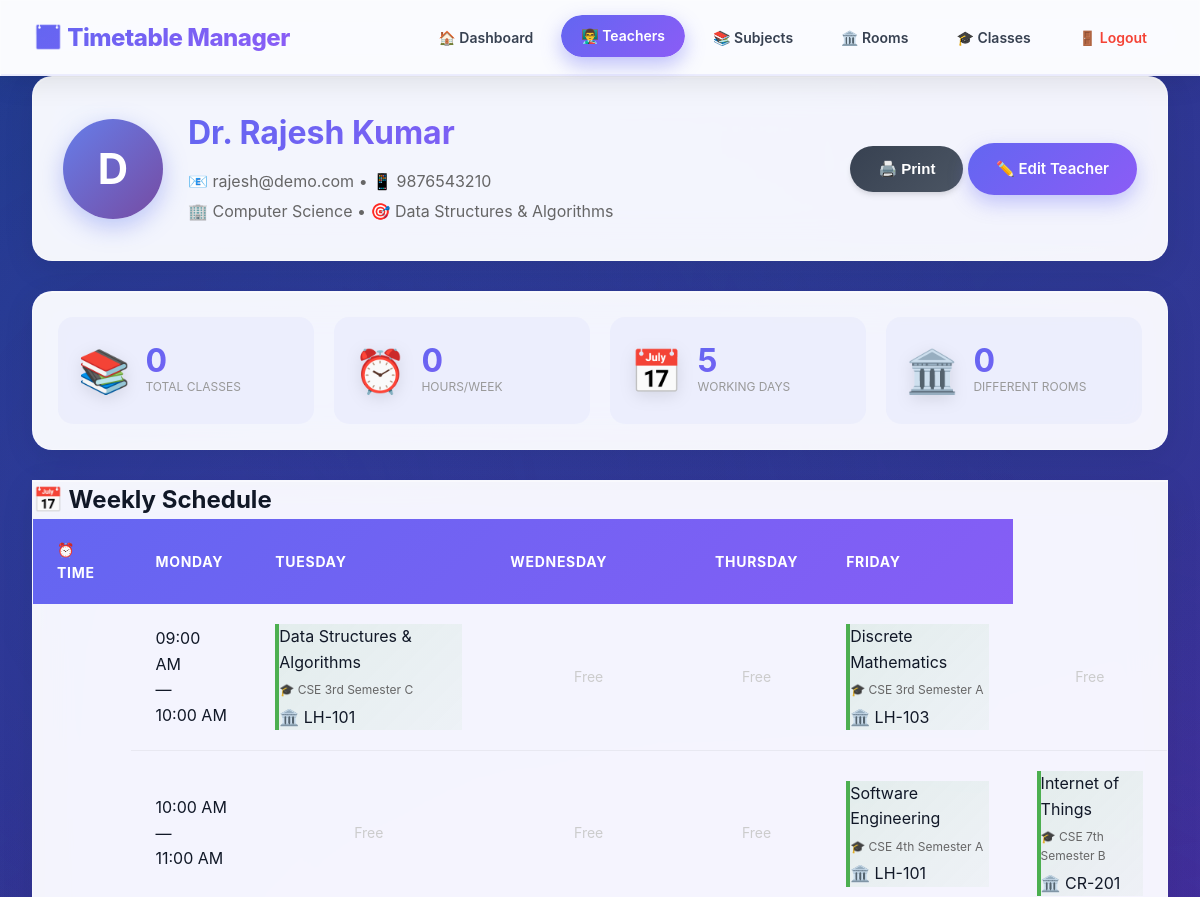
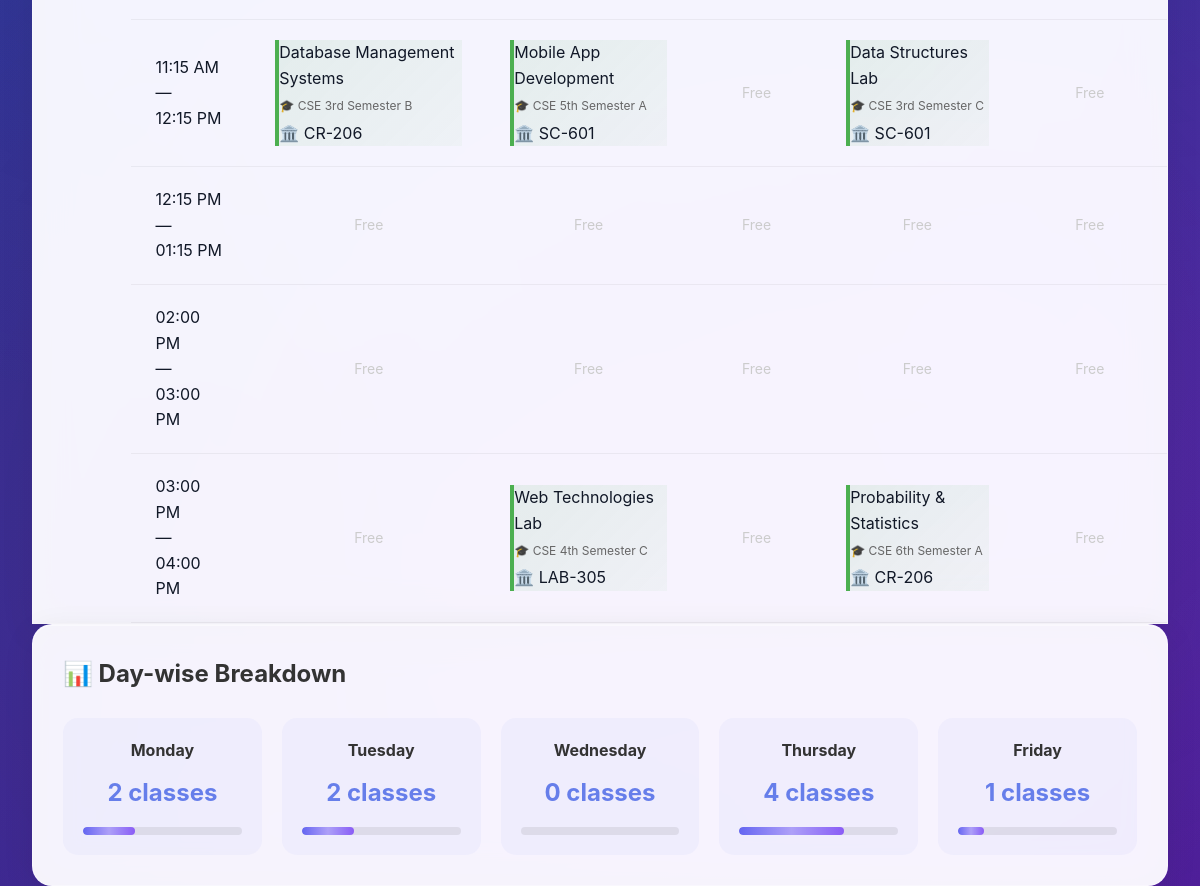
/teacher-timetable/1 (signed in), run on the app's committed database (2 pictures, top to bottom).
### tables this page shows
CREATE TABLE teachers (
            id INTEGER PRIMARY KEY AUTOINCREMENT,
            name TEXT NOT NULL,
            email TEXT,
            phone TEXT,
            department TEXT,
            specialization TEXT,
            max_hours_per_day INTEGER DEFAULT 6,
            max_hours_per_week INTEGER DEFAULT 30,
            preferred_days TEXT,
            user_id INTEGER NOT NULL,
            created_at TIMESTAMP DEFAULT CURRENT_TIMESTAMP,
            FOREIGN KEY (user_id) REFERENCES users (id)
        );

CREATE TABLE subjects (
            id INTEGER PRIMARY KEY AUTOINCREMENT,
            name TEXT NOT NULL,
            code TEXT NOT NULL,
            department TEXT,
            credits INTEGER,
            hours_per_week INTEGER,
            theory_practical TEXT,
            user_id INTEGER NOT NULL,
            created_at TIMESTAMP DEFAULT CURRENT_TIMESTAMP,
            FOREIGN KEY (user_id) REFERENCES users (id)
        );

CREATE TABLE classes (
            id INTEGER PRIMARY KEY AUTOINCREMENT,
            name TEXT NOT NULL,
            semester TEXT,
            department TEXT,
            num_students INTEGER,
            user_id INTEGER NOT NULL,
            created_at TIMESTAMP DEFAULT CURRENT_TIMESTAMP,
            FOREIGN KEY (user_id) REFERENCES users (id)
        );

CREATE TABLE rooms (
            id INTEGER PRIMARY KEY AUTOINCREMENT,
            name TEXT NOT NULL,
            room_number TEXT NOT NULL,
            capacity INTEGER,
            room_type TEXT,
            has_projector INTEGER DEFAULT 0,
            has_lab_equipment INTEGER DEFAULT 0,
            user_id INTEGER NOT NULL,
            created_at TIMESTAMP DEFAULT CURRENT_TIMESTAMP,
            FOREIGN KEY (user_id) REFERENCES users (id)
        );

### app.py (the view)
@app.route('/teacher-timetable/<int:teacher_id>')
@login_required
def teacher_timetable(teacher_id):
    conn = get_db_connection()
    teacher = conn.execute('SELECT * FROM teachers WHERE id=? AND user_id=?',
                          (teacher_id, session['user_id'])).fetchone()
    entries = conn.execute('''
        SELECT
            te.*,
            s.name as subject_name,
            c.name as class_name,
            r.room_number,
            ts.day, ts.start_time, ts.end_time, ts.slot_number
        FROM timetable_entries te
        JOIN subjects s ON te.subject_id = s.id
        JOIN classes c ON te.class_id = c.id
        JOIN rooms r ON te.room_id = r.id
        JOIN time_slots ts ON te.time_slot_id = ts.id
        WHERE te.teacher_id = ? AND te.user_id = ?
        ORDER BY ts.slot_number
    ''', (teacher_id, session['user_id'])).fetchall()
    days = ['Monday', 'Tuesday', 'Wednesday', 'Thursday', 'Friday']
    time_slots = conn.execute('''
        SELECT DISTINCT start_time, end_time, slot_number
        FROM time_slots WHERE user_id=?
        ORDER BY slot_number
    ''', (session['user_id'],)).fetchall()
    timetable_grid = {}
    for day in days:
        timetable_grid[day] = {}
        for slot in time_slots:
            timetable_grid[day][slot['slot_number']] = None
    for entry in entries:
        timetable_grid[entry['day']][entry['slot_number']] = entry
    conn.close()
    return render_template('teacher_timetable.html',
                         teacher=teacher,
                         timetable_grid=timetable_grid,
                         days=days,
                         time_slots=time_slots)

### app.py (called while the page is built)
def login_required(f):
    @wraps(f)
    def decorated_function(*args, **kwargs):
        if 'user_id' not in session:
            flash('Please login to access this page.', 'warning')
            return redirect(url_for('login'))
        return f(*args, **kwargs)
    return decorated_function

### database.py (called while the page is built)
def get_db_connection():
    conn = sqlite3.connect(DATABASE)
    conn.row_factory = sqlite3.Row
    return conn

### templates/teacher_timetable.html (shortened to what this page needs)
<!DOCTYPE html>
<html lang="en">
<head>
    <link rel="stylesheet" href="{{ url_for('static', filename='css/style.css') }}">
</head>
<body>
    <nav class="navbar glass">
        <div class="nav-brand gradient-text">📅 Timetable Manager</div>
        <div class="nav-links">
            <a href="{{ url_for('dashboard') }}">🏠 Dashboard</a>
            <a href="{{ url_for('teachers') }}" class="active">👨‍🏫 Teachers</a>
            <a href="{{ url_for('subjects') }}">📚 Subjects</a>
            <a href="{{ url_for('rooms') }}">🏛️ Rooms</a>
            <a href="{{ url_for('classes') }}">🎓 Classes</a>
            <a href="{{ url_for('logout') }}" style="color: #f44336;">🚪 Logout</a>
        </div>
    </nav>
    <div class="container">
        <div class="teacher-header glass fade-in-up">
            <div class="teacher-info-header">
                <div class="teacher-avatar">{{ teacher['name'][0] }}</div>
                <div class="teacher-details">
                    <h1 class="gradient-text">{{ teacher['name'] }}</h1>
                    <p>📧 {{ teacher['email'] or 'No email' }} • 📱 {{ teacher['phone'] or 'No phone' }}</p>
                    <p>🏢 {{ teacher['department'] }} • 🎯 {{ teacher['specialization'] }}</p>
                </div>
            </div>
            <div class="header-actions">
                <button onclick="window.print()" class="btn btn-secondary">
                    🖨️ Print
                </button>
                <a href="{{ url_for('edit_teacher', id=teacher['id']) }}" class="btn btn-primary glow-on-hover">
                    ✏️ Edit Teacher
                </a>
            </div>
        </div>
        <div class="week-stats glass fade-in-up" style="animation-delay: 0.2s;">
            <div class="stat-item">
                <div class="stat-icon">📚</div>
                <div class="stat-content">
                    <div class="stat-value">{{ entries|length }}</div>
                    <div class="stat-label">Total Classes</div>
                </div>
            </div>
            <div class="stat-item">
                <div class="stat-icon">⏰</div>
                <div class="stat-content">
                    <div class="stat-value">{{ entries|length }}</div>
                    <div class="stat-label">Hours/Week</div>
                </div>
            </div>
            <div class="stat-item">
                <div class="stat-icon">📅</div>
                <div class="stat-content">
                    <div class="stat-value">{{ days|length }}</div>
                    <div class="stat-label">Working Days</div>
                </div>
            </div>
            <div class="stat-item">
                <div class="stat-icon">🏛️</div>
                <div class="stat-content">
                    <div class="stat-value">{{ entries|map(attribute='room_number')|unique|list|length }}</div>
                    <div class="stat-label">Different Rooms</div>
                </div>
            </div>
        </div>
        <div class="timetable-card glass fade-in-up" style="animation-delay: 0.3s;">
            <h2>📅 Weekly Schedule</h2>
            <div class="timetable-grid">
                <table class="timetable-table">
                    <thead>
                        <tr>
                            <th class="time-col">⏰ Time</th>
                            {% for day in days %}
                            <th class="day-col">{{ day }}</th>
                            {% endfor %}
                        </tr>
                    </thead>
                    <tbody>
                        {% for slot in time_slots %}
                        <tr>
                            <td class="time-slot">
                                <div class="time-range">
                                    <div>{{ slot['start_time'] }}</div>
                                    <div class="time-divider">—</div>
                                    <div>{{ slot['end_time'] }}</div>
                                </div>
                            </td>
                            {% for day in days %}
                            <td class="class-cell">
                                {% set entry = timetable_grid[day][slot['slot_number']] %}
                                {% if entry %}
                                <div class="class-entry teacher-entry zoom-hover">
                                    <div class="subject-name">{{ entry['subject_name'] }}</div>
                                    <div class="class-name">🎓 {{ entry['class_name'] }}</div>
                                    <div class="room-info">🏛️ {{ entry['room_number'] }}</div>
                                </div>
                                {% else %}
                                <div class="free-slot">Free</div>
                                {% endif %}
                            </td>
                            {% endfor %}
                        </tr>
                        {% endfor %}
                    </tbody>
                </table>
            </div>
        </div>
        <div class="daily-breakdown glass fade-in-up" style="animation-delay: 0.4s;">
            <h2>📊 Day-wise Breakdown</h2>
            <div class="breakdown-grid">
                {% for day in days %}
                <div class="day-card">
                    <h3>{{ day }}</h3>
                    <div class="day-count">
                        {% set day_classes = [] %}
                        {{ day_classes|length }} classes
                    </div>
                    <div class="day-progress">
                        <div class="progress-bar">
                            <div class="progress-bar-fill"
                                 style="width: {{ (day_classes|length / time_slots|length * 100)|int }}%;"></div>
                        </div>
                    </div>
                </div>
                {% endfor %}
            </div>
        </div>
    </div>
</body>
</html>

### templates/teacher_timetable.html (style rules this page uses)
.teacher-header { padding: 30px; border-radius: 20px; margin-bottom: 30px; display: flex; justify-content: space-between; align-items: center; flex-wrap: wrap; gap: 20px; }
.teacher-info-header { display: flex; gap: 25px; align-items: center; }
.teacher-avatar { width: 100px; height: 100px; background: linear-gradient(135deg, #667eea, #764ba2); color: white; border-radius: 50%; display: flex; align-items: center; justify-content: center; font-size: 42px; font-weight: 700; box-shadow: 0 8px 25px rgba(102, 126, 234, 0.4); }
.teacher-details h1 { margin-bottom: 10px; }
.teacher-details p { color: #666; margin: 5px 0; }
.week-stats { display: grid; grid-template-columns: repeat(auto-fit, minmax(200px, 1fr)); gap: 20px; padding: 25px; border-radius: 20px; margin-bottom: 30px; }
.stat-item { display: flex; align-items: center; gap: 15px; padding: 20px; background: rgba(102, 126, 234, 0.05); border-radius: 15px; transition: all 0.3s; }
.stat-icon { font-size: 42px; }
.stat-value { font-size: 32px; font-weight: 700; color: #667eea; }
.stat-label { font-size: 12px; color: #999; text-transform: uppercase; }
.teacher-entry { background: linear-gradient(135deg, rgba(76, 175, 80, 0.1), rgba(102, 187, 106, 0.05)); border-left: 4px solid #4caf50; }
.class-name { font-size: 12px; color: #666; margin: 5px 0; }
.free-slot { text-align: center; color: #ccc; font-size: 14px; padding: 15px; }
.daily-breakdown { padding: 30px; border-radius: 20px; }
.daily-breakdown h2 { color: #333; margin-bottom: 25px; }
.breakdown-grid { display: grid; grid-template-columns: repeat(auto-fit, minmax(150px, 1fr)); gap: 20px; }
.day-card { padding: 20px; background: rgba(102, 126, 234, 0.05); border-radius: 15px; text-align: center; transition: all 0.3s; }
.day-card h3 { color: #333; font-size: 16px; margin-bottom: 10px; }
.day-count { font-size: 24px; font-weight: 700; color: #667eea; margin: 10px 0; }
.day-progress { margin-top: 15px; }

### data on the page
teachers: name "D", name "Dr. Rajesh Kumar", email "rajesh@demo.com", phone "9876543210", department "Computer Science", specialization "Data Structures & Algorithms"
subjects: subject_name "Data Structures & Algorithms"
classes: class_name "CSE 3rd Semester C" "CSE 3rd Semester C"
rooms: room_number "LH-101" "LH-101"
subjects: subject_name "Discrete Mathematics"
classes: class_name "CSE 3rd Semester A"
rooms: room_number "LH-103"
subjects: subject_name "Software Engineering"
classes: class_name "CSE 4th Semester A"
subjects: subject_name "Internet of Things"
classes: class_name "CSE 7th Semester B"
rooms: room_number "CR-201"
subjects: subject_name "Database Management Systems"
classes: class_name "CSE 3rd Semester B"
rooms: room_number "CR-206" "CR-206"
subjects: subject_name "Mobile App Development"
classes: class_name "CSE 5th Semester A"
rooms: room_number "SC-601" "SC-601"
subjects: subject_name "Data Structures Lab"
subjects: subject_name "Web Technologies Lab"
classes: class_name "CSE 4th Semester C"
rooms: room_number "LAB-305"
subjects: subject_name "Probability & Statistics"
classes: class_name "CSE 6th Semester A"

### other printed values
{{ entries|length }} "0"
{{ days|length }} "5"
{{ entries|map(attribute='room_number')|unique|list|length }} "0"
{{ day }} "MONDAY" "TUESDAY" "WEDNESDAY" "THURSDAY" "FRIDAY"
{{ slot['start_time'] }} "09:00 AM" "10:00 AM" "11:15 AM" "12:15 PM" "02:00 PM" "03:00 PM"
{{ slot['end_time'] }} "10:00 AM" "11:00 AM" "12:15 PM" "01:15 PM" "03:00 PM" "04:00 PM"
{{ day }} "Monday" "Tuesday" "Wednesday" "Thursday" "Friday"
{{ day_classes|length }} "2" "2" "0" "4" "1"
